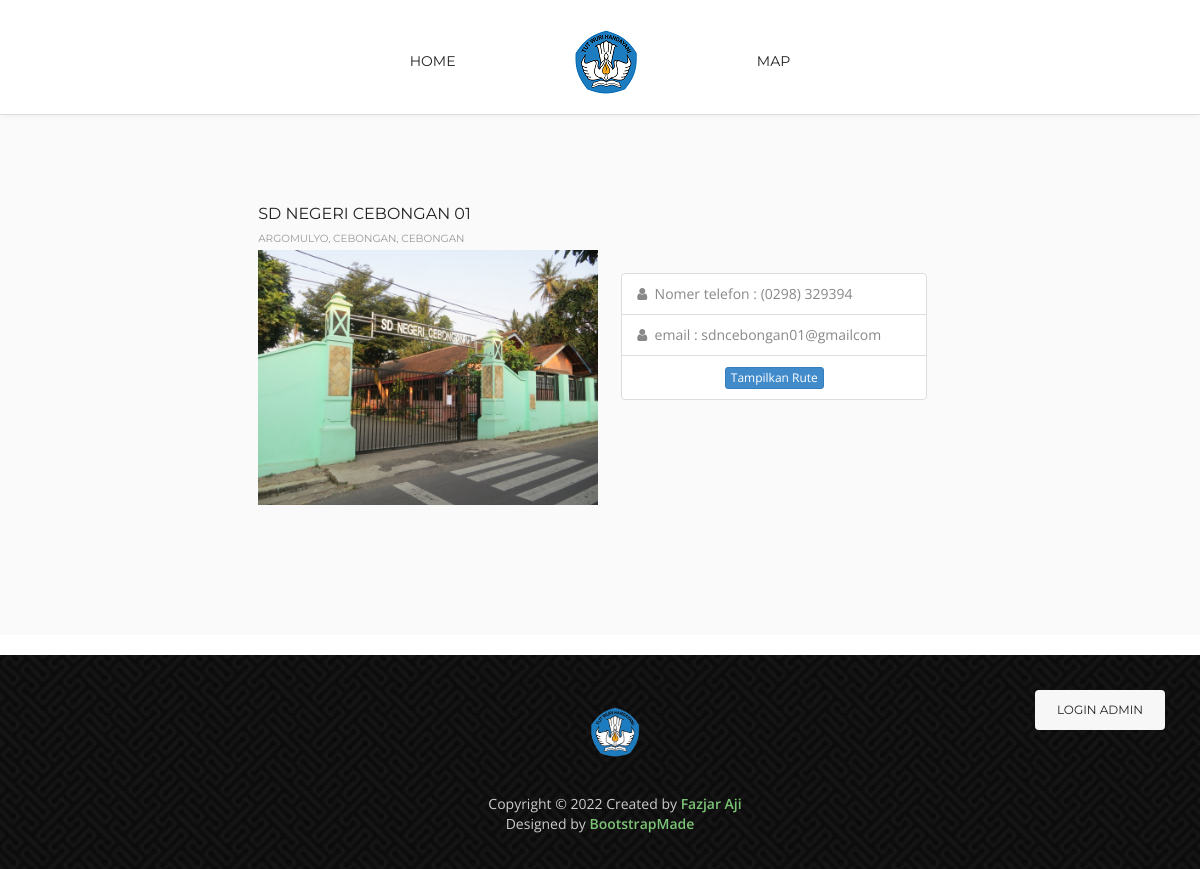
The app's page /Master/profil.php?id=1 with its own data.
### tables this page shows
CREATE TABLE IF NOT EXISTS `tb_tempat` (
  `id_tempat` int(11) NOT NULL AUTO_INCREMENT,
  `nama_tempat` varchar(255) NOT NULL,
  `gambar` varchar(255) NOT NULL,
  `lat` double NOT NULL,
  `lng` double NOT NULL,
  `lokasi` varchar(255) NOT NULL,
  `telp` varchar(20) NOT NULL,
  `email` varchar(255) NOT NULL,
  `tingkat` varchar(255) NOT NULL,
  `kecamatan` varchar(25) NOT NULL,
  PRIMARY KEY (`id_tempat`)
);

### Master/profil.php (the view, shortened to what this page needs)
<!doctype html>
<html>
<head>
	<link href="css/bootstrap.css" rel="stylesheet" type="text/css">
	<link href="css/style.css" rel="stylesheet" type="text/css">
	<link href="css/font-awesome.css" rel="stylesheet" type="text/css">
	<link href="css/responsive.css" rel="stylesheet" type="text/css">
	<link href="css/magnific-popup.css" rel="stylesheet" type="text/css">
	<link href="css/animate.css" rel="stylesheet" type="text/css">
<?php
  include "koneksi.php";
  $id = $_GET['id'];
  $query_mysql = mysqli_query($connect,"SELECT * FROM tb_tempat WHERE id_tempat='$id'")or die(mysql_error());
  ?>
</head>
<body>
	<nav class="main-nav-outer" id="test">
		<div class="container">
			<ul class="main-nav">
				<li><a href="home.php?jenjang=">Home</a></li>
				<li class="small-logo"><a href="#header"><img src="img/small-logo.png" alt=""></a></li>
				<li><a href="map.php?jenjang=">Map</a></li>
			</ul>
		</div>
	</nav>
		<section class="main-section alabaster" style="min-height: 520px;">
		<?php while($data = mysqli_fetch_array($query_mysql)){ ?>
		<div class="container wow fadeInUp delay-04s" align="center" >
		<div style="width: 340px;display:inline-block;">
			<h3 align="left"><?php echo $data['nama_tempat'] ?></h3>
			<h3 align="left"><small><?php echo $data['lokasi'] ?></small></h3>
			<div style="width: 100%;">
			<img style="width: 500px;margin-right: 5px;" src="upload/<?php echo $data['nama_tempat']; ?>.<?php echo $data['gambar'];?>"></div>
		</div>
		<div style="width:340px;display:inline-block;">
			<ul class="list-group" align="left" style="width:90%;float:top;display:inline-block;margin-left: 5px;margin-top: 13px;">
				<li class="list-group-item"><i class="fa fa-user"></i>&nbsp;&nbsp;Nomer telefon :<?php echo ' '.$data['telp'] ?></li>
				<li class="list-group-item"><i class="fa fa-user"></i>&nbsp;&nbsp;email :<?php echo ' '.$data['email'] ?></li>
				<li align="center"class="list-group-item"><a class="btn btn-xs btn-primary" href="rute.php?id=<?php echo $data['id_tempat']; ?>" >Tampilkan Rute</a></li>
			</ul>
		</div>
		</div>
		</section>
	<?php } ?>
	<footer class="footer" style="margin-top: 20px;">
		<div class="col-lg-2 col-md-6 col-sm-6" style="float: right;">
					<ul class="Portfolio-nav wow fadeIn delay-02s">
						<div class="info_item">
							<li><a class="white_bg_btn" href="login.php">Login Admin</a></li>
						</div>
					</div>
		<div class="container">
			<div class="container">
			<div class="footer-logo"><a href="#"><img src="img/logo.png" alt=""></a></div>
			<span class="copyright">Copyright &copy; <script>document.write(new Date().getFullYear());</script> Created by <a href="https://1cak.com" target="_blank">Fazjar Aji</a></span>
		</div>
			<div class="credits">
				Designed by <a href="https://bootstrapmade.com/">BootstrapMade</a>
			</div>
		</div>
	</footer>
</body>
</html>

### Master/css/style.css (style rules this page uses)
img { max-width:100%; }
a, a:hover, a:active { outline:0px !important }
body { background:#fff; font-family: 'Open Sans', sans-serif; font-size:14px; font-weight:normal; color:#888888; margin:0; }
h3 { font-family: 'Montserrat', sans-serif; color:#222222; font-size:16px; margin:0 0 5px 0; text-transform:uppercase; font-weight:400; }
.main-nav-outer { padding:0px; border-bottom:1px solid #dddddd; box-shadow:0 4px 5px -3px #ececec; position:relative; background:#fff; }
.main-nav { text-align:center; margin:10px 0 0px; padding:0; list-style:none; }
.main-nav li { display:inline; margin:0 1px; }
.main-nav li a { display:inline-block; color:#222222; text-transform:uppercase; font-family: 'Montserrat', sans-serif; text-decoration: none; line-height:20px; margin:17px 32px; transition:all 0.3s ease-in-out; -moz-transition:all 0.3s ease-in-out; -webkit-transition:all 0.3s ease-in-out; }
.small-logo { padding:0 32px; }
.main-section { padding:90px 0 110px; }
.main-section.alabaster { background:#fafafa; }
.Portfolio-nav { padding:0; margin:0 0 45px 0; list-style:none; text-align:center; }
.Portfolio-nav li { margin:0 10px; display:inline; }
.Portfolio-nav li a { display:inline-block; padding:10px 22px; font-size:12px; line-height:20px; color:#222222; border-radius:4px; text-transform:uppercase; font-family: 'Montserrat', sans-serif; background:#f7f7f7; margin-bottom:5px; transition:all 0.3s ease-in-out; -moz-transition:all 0.3s ease-in-out; -webkit-transition:all 0.3s ease-in-out; }
.footer { background:url(../img/pw_maze_black_2X.png) left top repeat; padding:35px 0 35px; }
.footer-logo { margin:15px auto 35px; width: 76px; }
.copyright, .credits { color:#cccccc; font-size:14px; display:block; text-align:center; }
.copyright a, .credits a { color:#7cc576; font-weight:600; text-decoration: none; transition:all 0.3s ease-in-out; -moz-transition:all 0.3s ease-in-out; -webkit-transition:all 0.3s ease-in-out; }
.delay-02s { animation-delay: 0.2s; -webkit-animation-delay: 0.2s; }
.delay-04s { animation-delay: 0.4s; -webkit-animation-delay: 0.4s; }

### Master/css/responsive.css (style rules this page uses)
@media only screen and (min-width: 992px) { .main-nav { display:block !important; } }

### records on screen
tb_tempat: nama_tempat "SD NEGERI CEBONGAN 01", lokasi "ARGOMULYO, CEBONGAN, CEBONGAN", nama_tempat (picture), telp "(0298) 329394", email "sdncebongan01@gmailcom"
